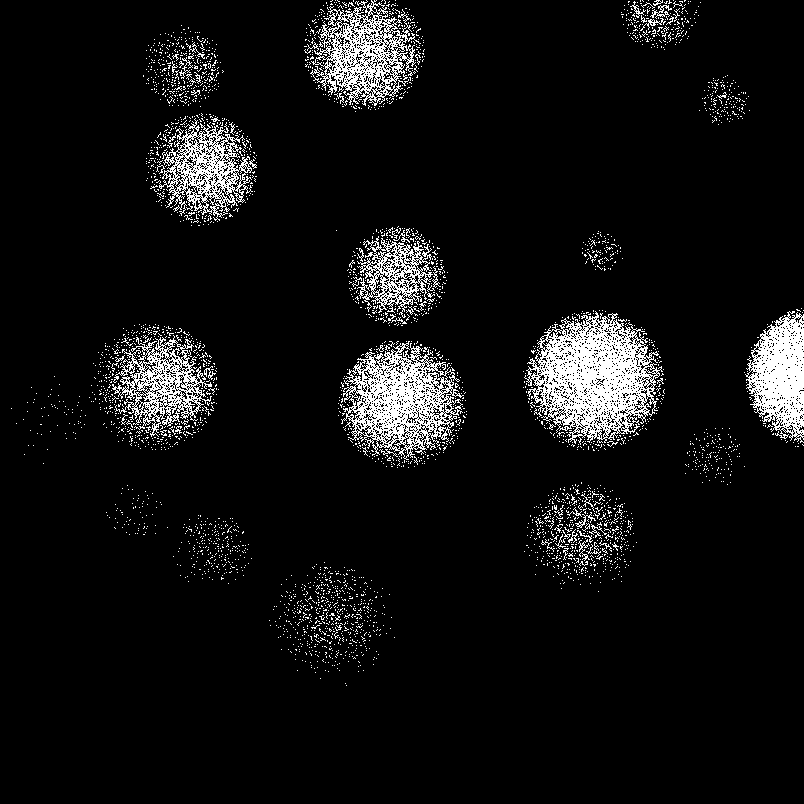
#> input picture dextran/40x_2x2_5/IR_SD_20220105_crop_image_T001.tif, 804 x 804 px, found by its file name; its folder holds 4 pictures in this run
$ python test_process.py
#> lines starting #> are read from the running program, lines starting #| are printed output that depends on the picture
import os
import numpy as np
import pandas as pd
from skimage import io, color, filters, feature, transform
import matplotlib.pyplot as plt
from matplotlib.widgets import RectangleSelector, Slider
from matplotlib.lines import Line2D

# Function to process an image
# [45 lines left out: functions process_image, rotate_image, find_neck_radius, not called in this run]

# Directory containing TIF files
folder_path = '/Users/amalli/Desktop/droplet_analysis/dextran/40x_2x2_5/'

# Get a list of all TIF files in the folder and sort them by file name
tif_files = sorted([f for f in os.listdir(folder_path) if f.endswith('.tif')])

# Load all TIF files and add them to the image collection
image_collection = []
for file in tif_files:
    image_path = os.path.join(folder_path, file)
    image = io.imread(image_path)
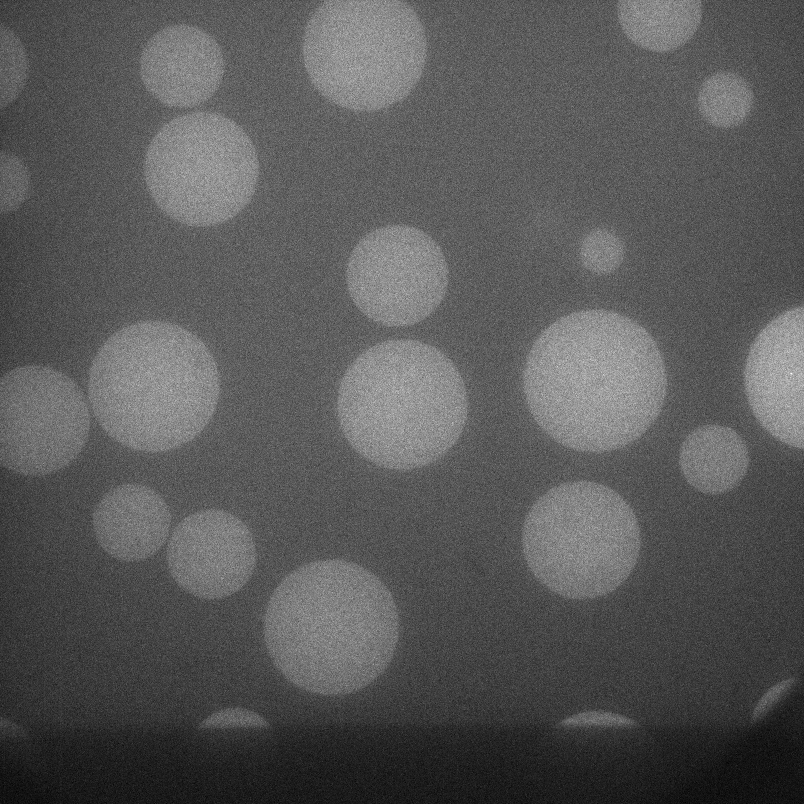
#> image: shape (804, 804) uint16; min 80, max 396, mean 190.4; drawn with min black and max white
    image_collection.append(image)
#> pass 2 of the loop `for file in tif_files:`:
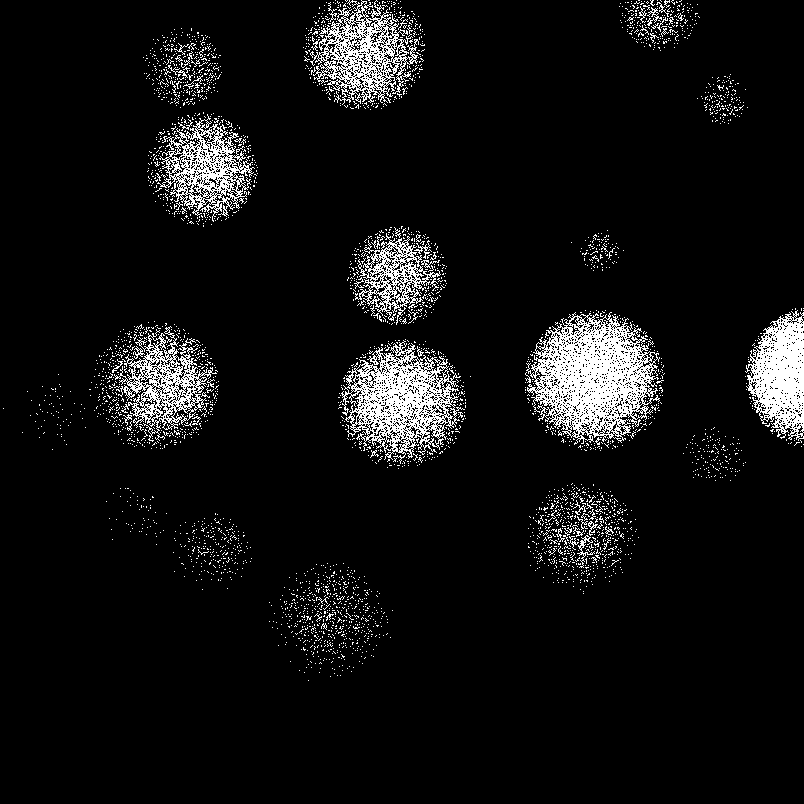
#> input picture dextran/40x_2x2_5/IR_SD_20220105_crop_image_T006.tif, 804 x 804 px, found by its file name
#> `image = io.imread(image_path)`:
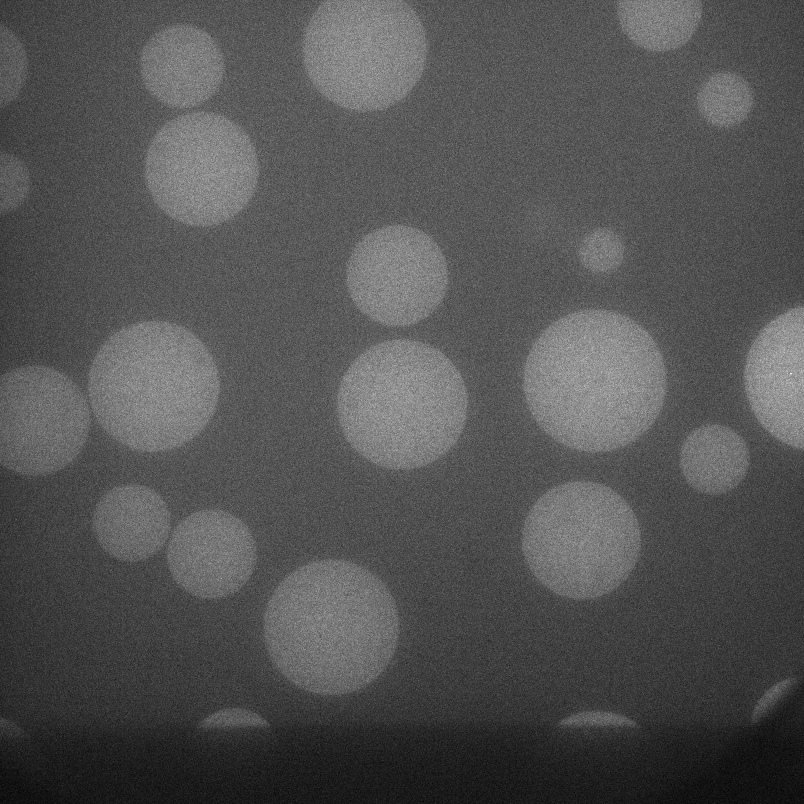
#> image: shape (804, 804) uint16; min 79, max 419, mean 190.4; drawn with min black and max white
#> pass 3 of the loop `for file in tif_files:`:
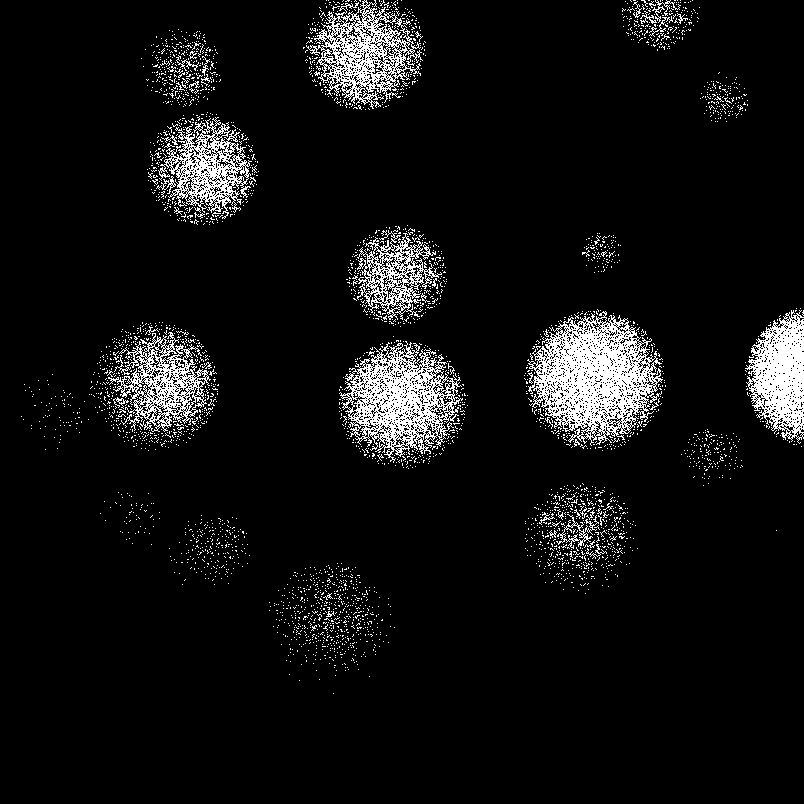
#> input picture dextran/40x_2x2_5/IR_SD_20220105_crop_image_T008.tif, 804 x 804 px, found by its file name
#> `image = io.imread(image_path)`:
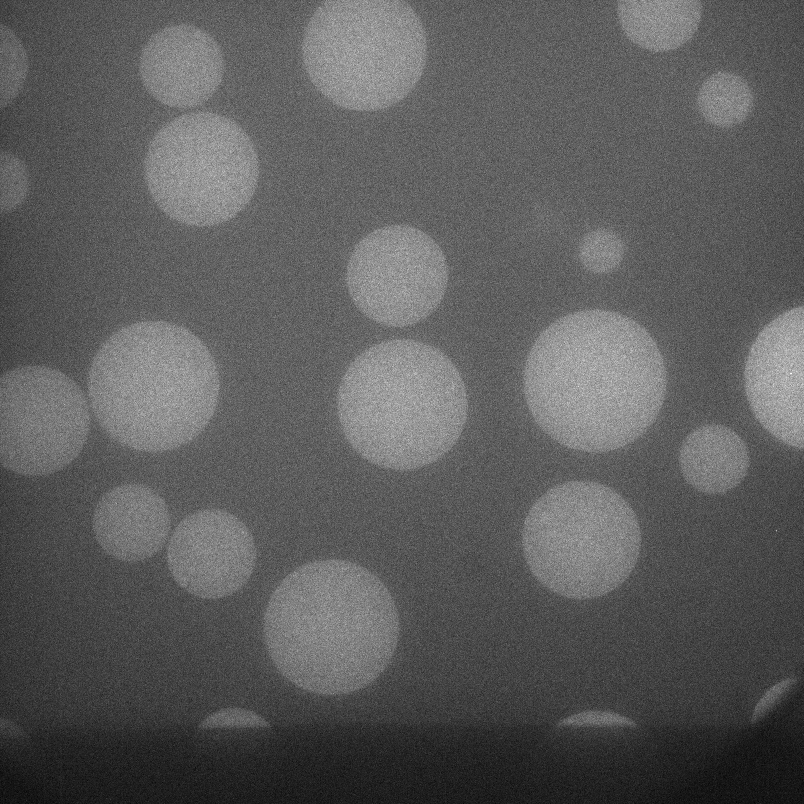
#> image: shape (804, 804) uint16; min 76, max 390, mean 190.4; drawn with min black and max white
#> the loop made 4 passes; the first 3 are shown

# Function to select ROI
def line_select_callback(eclick, erelease):
    pass  # Callback function for RectangleSelector (not used here)

# [5 lines left out: function onkeypress, not called in this run]

# Display the first image and select ROI
fig, ax = plt.subplots()
ax.imshow(image_collection[0], cmap='gray')
roi = (0, 0, 0, 0)
toggle_selector = RectangleSelector(ax, line_select_callback,
                                    useblit=True,
                                    button=[1], minspanx=5, minspany=5,
                                    spancoords='pixels', interactive=True)

# Connect the key press event to the onkeypress function
plt.connect('key_press_event', onkeypress)
plt.show()
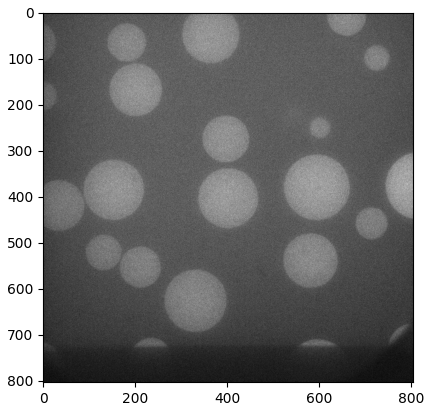
#> figure drawn by matplotlib, 1 panel

# Ensure valid ROI dimensions
x1, x2, y1, y2 = map(int, roi)
if x1 == x2 or y1 == y2:
#> (the run stopped early here; a loop or call above may not have finished)
